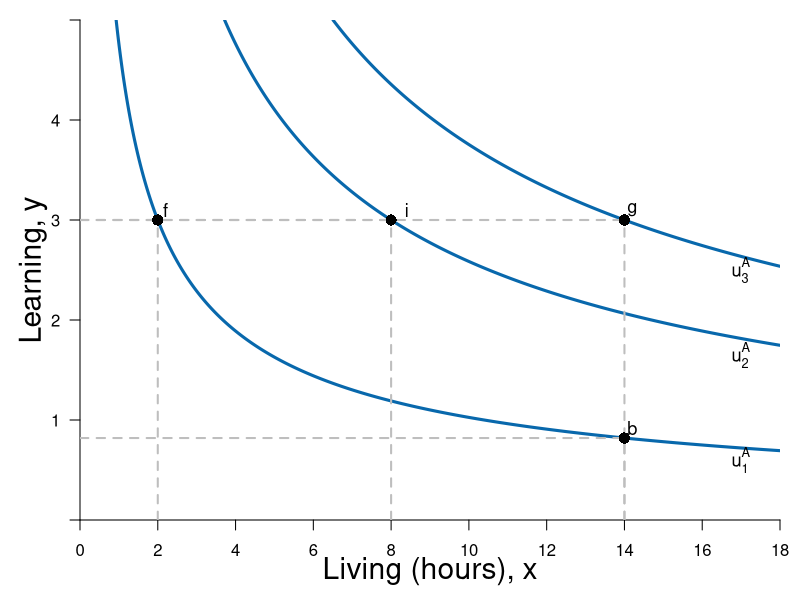

This figure's R source:
#Graph Designer: Simon Halliday
#Authors: Bowles, Foley and Halliday
#Title: Microeconomics: Competition, Conflict and Coordination

library(shape)
pdf(file = "constrained_optimization/indiff_living_learning_new.pdf", width = 8, height = 8)

#Set parameters for graphics
axislabelsize <- 1.8
labelsize <- 1.1
graphlinewidth <- 3
segmentlinewidth <- 2

COL <- c("#7fc97f", "#beaed4", "#fdc086", "#ffff99", "#386cb0", "#f0027f", "#bf5b17", "#666666")
COLA <- c("#e0f3db", "#99d8c9","#66c2a4","#41ae76", "#238b45", "#005824")
COLB <- c("#4eb3d3", "#2b8cbe", "#0868ac","#084081")

#Edited the margins to cater for the larger LHS labels
par(mar =  c(4, 4, 1, 1))

ppf <- function(x, slope = 1/64, bary = 4) {
  bary - slope *x^2
}

uFn <- function(x, y, alpha = 0.4){
  (x^alpha)*(y^(1-alpha))
}

indiffA <- function(x, ubar = uFn(8,3), alpha = 0.4) {
  (ubar/ (x^alpha))^(1/ (1 - alpha))
}

ylims <- c(0, 5)
xlims <- c(0, 18)

npts <- 501 
x <- seq(xlims[1], xlims[2], length.out = npts)
y <- seq(ylims[1], ylims[2], length.out = npts) 
a <- c(uFn(2, 3), uFn(8, 3), uFn(14, 3)) #alpha = 0.4

plot(0, 0, xlim = xlims, ylim = ylims, type = "n",
     xlab = expression(paste("")),
     ylab = expression(paste("")), 
     xaxt = "n", 
     yaxt = "n", 
     cex.lab = axislabelsize, 
     bty = "n", 
     xaxs="i", 
     yaxs="i"
)


# ticksy <- seq(from = 0, to = ylims[2], by = 1)
# ylabels <- seq(from = 0, to = ylims[2], by = 1)
ticksx <- seq(from = 0, to = xlims[2], by = 2)
xlabels <- seq(from = 0, to = xlims[2], by = 2)
ticksy <- c(ylims[1], 1, 2, 3, 4, ylims[2])
ylabels <- c(NA, 1, 2, 3, 4, NA)
# ticksx <- c(xlims[1], 5.25, 8.944272, xlims[2])
# xlabels <- c(NA, expression(paste(x,"*")), expression(paste(bar(x))), NA)

axis(1, at = ticksx, pos = 0, labels = xlabels)
axis(2, at = ticksy, pos = 0, labels = ylabels, las = 1)

npts <- 500 
xx1 <- seq(xlims[1], xlims[2], length.out = npts)
xx2 <- seq(0, xlims[2], length.out = npts)
xx3 <- seq(xlims[1], 0, length.out = npts)
xx4 <- seq(-11, 0, length.out = npts)

#Draw the polygon for shading the feasible set
# xpoly1 <- seq(from = xlims[1], to = 16, length.out = 500)
# ypoly1 <- ppf(xpoly1)
# polygon(x = c(xpoly1, xpoly1[1]), y = c(ypoly1, rev(ypoly1)[1]), col=COLA[1], density=NULL, border = NA)

#Draw the graphs
# lines(xx1, ppf(xx1), col = COLA[5], lwd = graphlinewidth)

#Label the feasible frontier
# text(10.5, 0.53, expression("Feasible Frontier"), cex = labelsize)
# Arrows(12.5, 0.53, 14.5, 0.53, col = "black", lty = 1, lwd = 2, arr.type = "triangle", arr.lwd = 0.5)

contour(x, y, 
        outer(x, y, uFn),
        drawlabels = FALSE,
        col = COLB[3],
        lwd = graphlinewidth,
        levels = a, 
        xaxs="i", 
        yaxs="i", 
        add = TRUE)

#Axis labels
mtext(expression(paste("Living (hours), ", x)), side = 1, line = 2.5, cex = axislabelsize)
text(-1.2, 0.5*ylims[2], expression(paste("Learning, ", y)), xpd = TRUE, cex = axislabelsize, srt = 90) 

#Add mrs = mrt at i
#text(8.6, 3.6, expression(paste(mrs(x,y) == mrt(x,y))), cex = labelsize)
#Arrows(8, 3.5, 8, 3.15, col = "black", lty = 1, lwd = 2, arr.type = "triangle", arr.lwd = 0.5)

#Label the indifference curves
text(17, 0.6, expression(u[1]^A), cex = labelsize)
text(17, 1.65, expression(u[2]^A), cex = labelsize)
text(17, 2.5, expression(u[3]^A), cex = labelsize)

#Annotate max u point on feasibility frontier
text(8.4, ppf(8) + 0.1, expression(paste(i)), cex = labelsize)
segments(8, 0, 8, ppf(x = 8), lty = 2, col = "gray", lwd = segmentlinewidth)
segments(0, ppf(x = 8), 8, ppf(x = 8), lty = 2, col = "gray", lwd = segmentlinewidth)


#text(11.118 + 0.2, indiffA(x = 11.118, ubar = uFn(8, 3)+ 1.4) + 0.1, expression(paste(d)), cex = labelsize)
#segments(0, indiffA(x = 11.118, ubar = uFn(8, 3) + 1.4), 11.118, indiffA(x = 11.118, ubar = uFn(8, 3)+1.4), lty = 2, col = "gray", lwd = segmentlinewidth)
#segments(11.118, 0, 11.118, indiffA(x = 11.118, ubar = uFn(8, 3) + 1.4), lty = 2, col = "gray", lwd = segmentlinewidth)
#points(11.118,  indiffA(x = 11.118, ubar = uFn(8, 3) + 1.4), pch = 16, col = "black", cex = 1.5)




text(2 + 0.2, indiffA(x = 2, ubar = uFn(2, 3)) + 0.1, expression(paste(f)), cex = labelsize)
#segments(0, indiffA(x = 2, ubar = uFn(8, 3) - 1.5), 2, indiffA(x = 2, ubar = uFn(8, 3) - 1.5), lty = 2, col = "gray", lwd = segmentlinewidth)
segments(2, 0, 2, indiffA(x = 2, ubar = uFn(2, 3)), lty = 2, col = "gray", lwd = segmentlinewidth)



text(14 + 0.2, indiffA(x = 14, ubar = uFn(2, 3)) + 0.1, expression(paste(b)), cex = labelsize)
segments(0, indiffA(x = 14, ubar = uFn(2, 3)), 14, indiffA(x = 14, ubar = uFn(2, 3)), lty = 2, col = "gray", lwd = segmentlinewidth)
segments(14, 0, 14, indiffA(x = 14, ubar = uFn(2, 3)), lty = 2, col = "gray", lwd = segmentlinewidth)



text(14 + 0.2, indiffA(x = 14, ubar = uFn(14, 3)) + 0.1, expression(paste(g)), cex = labelsize)
segments(0, indiffA(x = 14, ubar = uFn(14, 3)), 14, indiffA(x = 14, ubar = uFn(14, 3)), lty = 2, col = "gray", lwd = segmentlinewidth)
segments(14, 0, 14, indiffA(x = 14, ubar = uFn(14, 3)), lty = 2, col = "gray", lwd = segmentlinewidth)
points(14,  indiffA(x = 14, ubar = uFn(14, 3)), pch = 16, col = "black", cex = 1.5)
points(8, ppf(x = 8), pch = 16, col = "black", cex = 1.5)
points(2,  indiffA(x = 2, ubar = uFn(2, 3)), pch = 16, col = "black", cex = 1.5)
points(14,  indiffA(x = 14, ubar = uFn(2, 3)), pch = 16, col = "black", cex = 1.5)




#text(5.605 + 0.2, indiffA(x = 5.605, ubar = uFn(8, 3)) + 0.1, expression(paste(c)), cex = labelsize)
#segments(0, indiffA(x = 5.605, ubar = uFn(8, 3)), 5.605, indiffA(x = 5.605, ubar = uFn(8, 3)), lty = 2, col = "gray", lwd = segmentlinewidth)
#segments(5.605, 0, 5.605, indiffA(x = 5.605, ubar = uFn(8, 3)), lty = 2, col = "gray", lwd = segmentlinewidth)
#points(5.605,  indiffA(x = 5.605, ubar = uFn(8, 3)), pch = 16, col = "black", cex = 1.5)





dev.off()
